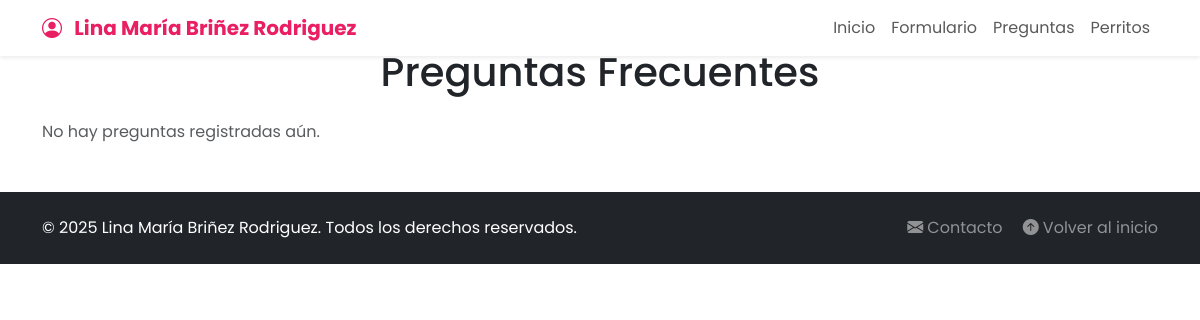
Before: /fyp/ with the older database file.
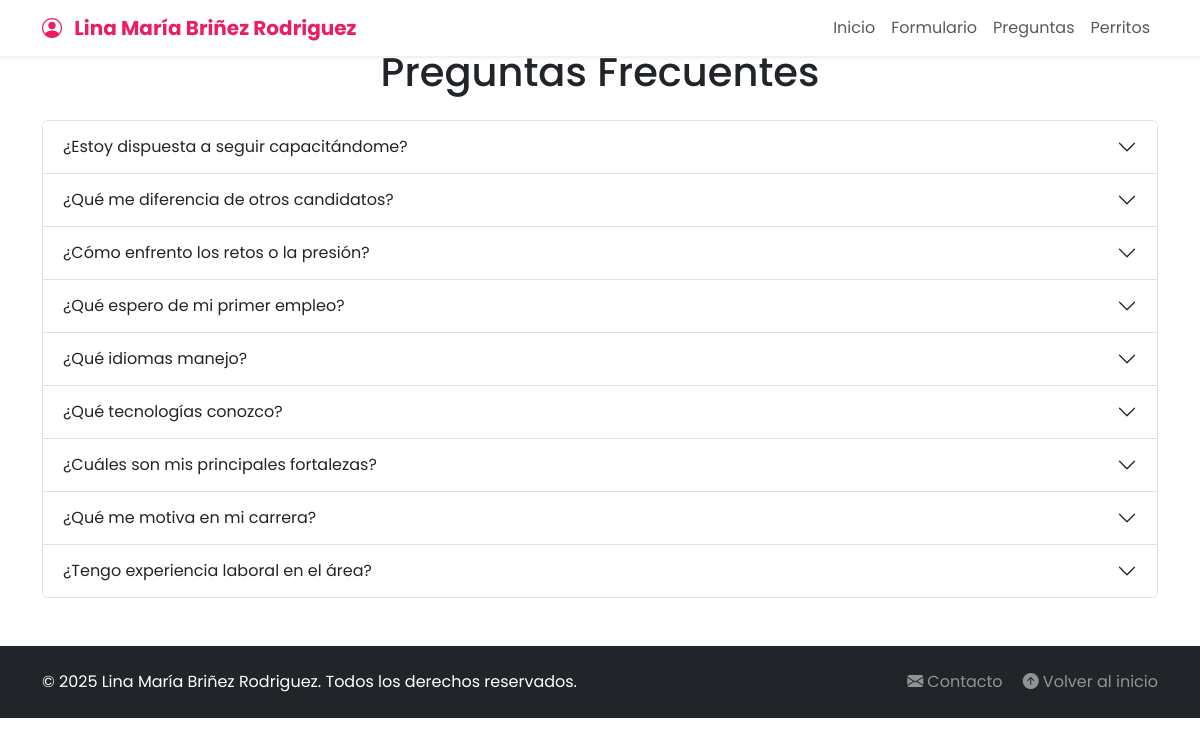
After: the same page with the newer database file.
### apps/fyp/models.py (models this page shows, shortened)
class Fyp(models.Model):
    pregunta = models.CharField(max_length=200)
    respuesta = models.TextField()
    creado = models.DateTimeField(auto_now_add=True)

### apps/fyp/views.py (the view)
# urls.py: path("", views.fyp, name="fyp"),
def fyp(request):
    fyp_list = Fyp.objects.all().order_by('-creado')
    return render(request, "pages/fyp.html", {"fyp_list": fyp_list})

### apps/fyp/templates/pages/fyp.html (shortened to what this page needs)
{% extends "layouts/base.html" %}
{% load static %}
{% block content %}
<div class="container my-5">
    <h1 class="text-center mb-4">Preguntas Frecuentes</h1>
    <div class="accordion" id="faqAccordion">
        {% for item in fyp_list %}
        <div class="accordion-item">
            <h2 class="accordion-header" id="heading{{ forloop.counter }}">
                <button class="accordion-button collapsed" type="button" data-bs-toggle="collapse"
                    data-bs-target="#collapse{{ forloop.counter }}" aria-expanded="false"
                    aria-controls="collapse{{ forloop.counter }}">
                    {{ item.pregunta }}
                </button>
            </h2>
        </div>
        {% empty %}
        <p class="text-muted">No hay preguntas registradas aún.</p>
        {% endfor %}
    </div>
</div>
{% endblock %}

### paginalina/templates/layouts/base.html (shortened to what this page needs)
{% load static %}
<!DOCTYPE html>
<html lang="es">
<head>
    <link href="https://cdn.jsdelivr.net/npm/bootstrap@5.3.2/dist/css/bootstrap.min.css" rel="stylesheet"
>
    <link rel="stylesheet" href="https://cdn.jsdelivr.net/npm/bootstrap-icons@1.11.1/font/bootstrap-icons.css">
    <link rel="stylesheet" href="{% static 'css/styles.css' %}">
</head>
<body>
    <header class="navbar navbar-expand-lg navbar-light bg-white fixed-top shadow-sm" role="banner">
        {% include "includes/header.html" %}
    </header>
    <main role="main" style="margin-top: 0px;">
        {% block content %} {% endblock %}
    </main>
    <footer class="bg-dark text-white py-4" role="contentinfo">
        {% include "includes/footer.html" %}
    </footer>
</body>

### paginalina/templates/includes/header.html (shortened to what this page needs)
<div class="container">
    <a class="navbar-brand fw-bold text-primary-custom" href="#inicio" aria-label="Ir al inicio">
        <i class="bi bi-person-circle me-2" aria-hidden="true"></i>
        Lina María Briñez Rodriguez
    </a>
    <nav class="collapse navbar-collapse" id="navbarNav" role="navigation">
        <ul class="navbar-nav ms-auto">
            <li class="nav-item">
                <a class="nav-link" href="{% url 'inicio' %}">Inicio</a>
            </li>
            <li class="nav-item">
                <a class="nav-link" href="{% url 'registro' %}">Formulario</a>
            </li>
            <li class="nav-item">
                <a class="nav-link" href="{% url 'fyp' %}">Preguntas</a>
            </li>
            <li class="nav-item">
                <a class="nav-link" href="{% url 'perritos' %}">Perritos</a>
            </li>
        </ul>
    </nav>
</div>

### paginalina/templates/includes/footer.html
<div class="container">
    <div class="row align-items-center">
        <div class="col-md-6">
            <p class="mb-0">&copy; 2025 Lina María Briñez Rodriguez. Todos los derechos reservados.</p>
        </div>
        <div class="col-md-6 text-md-end">
            <a href="mailto:marialinab48@gmail.com" class="text-white-50 text-decoration-none me-3"
                aria-label="Enviar correo electrónico">
                <i class="bi bi-envelope-fill me-1" aria-hidden="true"></i>Contacto
            </a>
            <a href="#inicio" class="text-white-50 text-decoration-none" aria-label="Volver al inicio de la página">
                <i class="bi bi-arrow-up-circle-fill me-1" aria-hidden="true"></i>Volver al inicio
            </a>
        </div>
    </div>
</div>

### static/css/styles.css (style rules this page uses)
body { font-family:"Poppins",sans-serif !important }
:root { --color-primary: #f8bbd9;--color-secondary: #c8a2c8;--color-success: #a8e6cf;--color-primary-dark: #e91e63;--color-secondary-dark: #9c27b0;--color-success-dark: #4caf50 }
.text-primary-custom { color:var(--color-primary-dark) !important }

Changed rows visible on the page:
added Fyp: pregunta "¿Estoy dispuesta a seguir capacitándome?"
added Fyp: pregunta "¿Qué me diferencia de otros candidatos?"
added Fyp: pregunta "¿Cómo enfrento los retos o la presión?"
added Fyp: pregunta "¿Qué espero de mi primer empleo?"
added Fyp: pregunta "¿Qué idiomas manejo?"
added Fyp: pregunta "¿Qué tecnologías conozco?"
added Fyp: pregunta "¿Cuáles son mis principales fortalezas?"
added Fyp: pregunta "¿Qué me motiva en mi carrera?"
added Fyp: pregunta "¿Tengo experiencia laboral en el área?"
Other visible differences:
text no longer shown: "No hay preguntas registradas aún."
